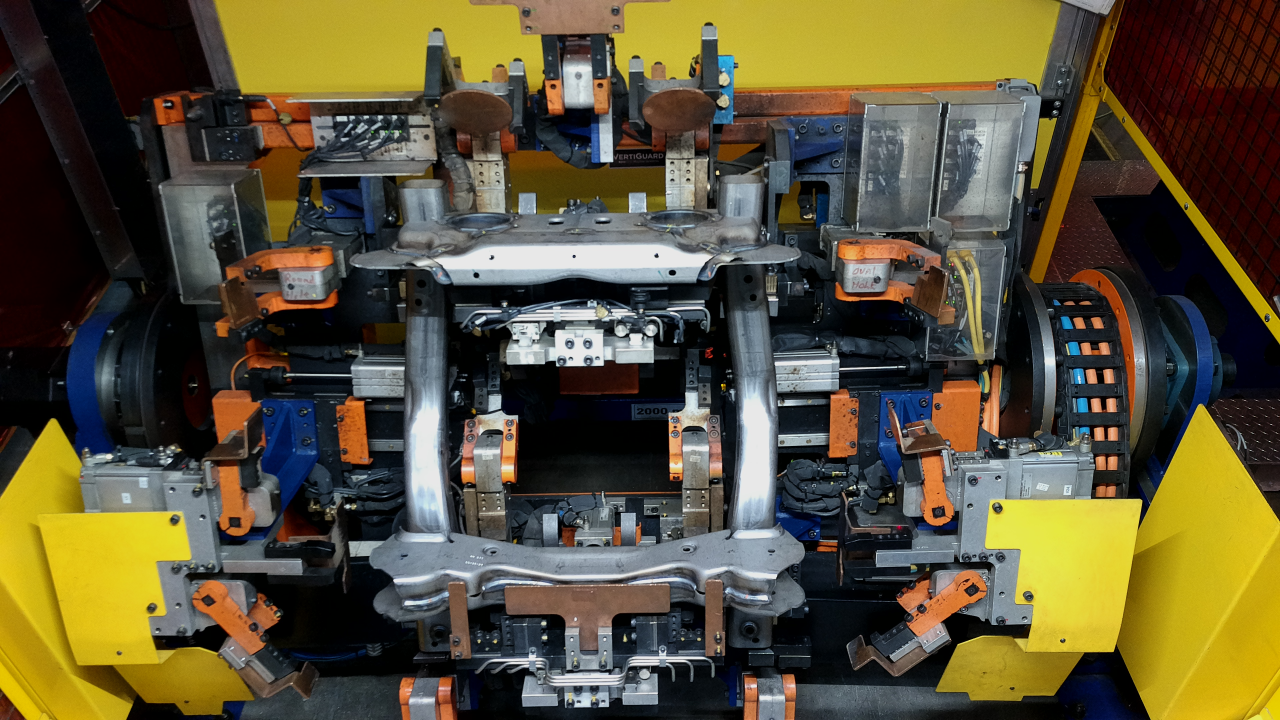
#> input picture Object_Detection/Photos/Refs/left1.jpg, 3840 x 2160 px, found by its file name (shown at 1/3 size); its folder holds only this picture in this run
$ python try.py
#> lines starting #> are read from the running program, lines starting #| are printed output that depends on the picture
#> further down, std is the input picture: shape (2160, 3840, 3); mean B, G, R 55.4, 82.3, 90.3
import cv2 as cv
import numpy as np
import os

refDir = "Object_Detection\Photos\Refs"
colDir = "Object_Detection\Photos\Col"
maskDir = "Object_Detection\Photos\Masks"

def fillByLine(img, direction):
  if direction == "H":
    for row in range(img.shape[0]):
      start, stop = 0, 0
      for col in range(img.shape[1]):
        if img[row,col] != 0 and start == 0:
          start = col, row
        if img[row ,col] != 0:
          stop = col, row

        if start != 0 and np.abs(start[0]-stop[0]) <= 100: #MAX AMOUNT TO FILL
            cv.line(img, start, stop, 255, 1)
            start=stop
        elif start!= 0 and np.abs(start[0]-stop[0]) > 100:
          start=stop

  if direction == "V":
    for col in range(img.shape[1]):
      start, stop = 0, 0
      for row in range(img.shape[0]):
        if img[row,col] != 0 and start == 0:
          start = col, row
        if img[row ,col] != 0:
          stop = col, row

        if start != 0 and np.abs(start[1]-stop[1]) <= 100: #MAX AMOUNT TO FILL
            cv.line(img, start, stop, 255, 1)
            start=stop
        elif start!= 0 and np.abs(start[1]-stop[1]) > 100:
          start=stop

  return img

def floodFill(imgThresh):
  fillMask = imgThresh.copy()
  height, width = imgThresh.shape[:2]
  mask = np.zeros((height+2,width+2),np.uint8)
  cv.floodFill(fillMask, mask,(0,0),(255,255,255))
  fillMask = cv.bitwise_not(fillMask)

  return cv.add(imgThresh, fillMask)

def createMask(std, col):
    ref = cv.cvtColor(std, cv.COLOR_BGR2GRAY)
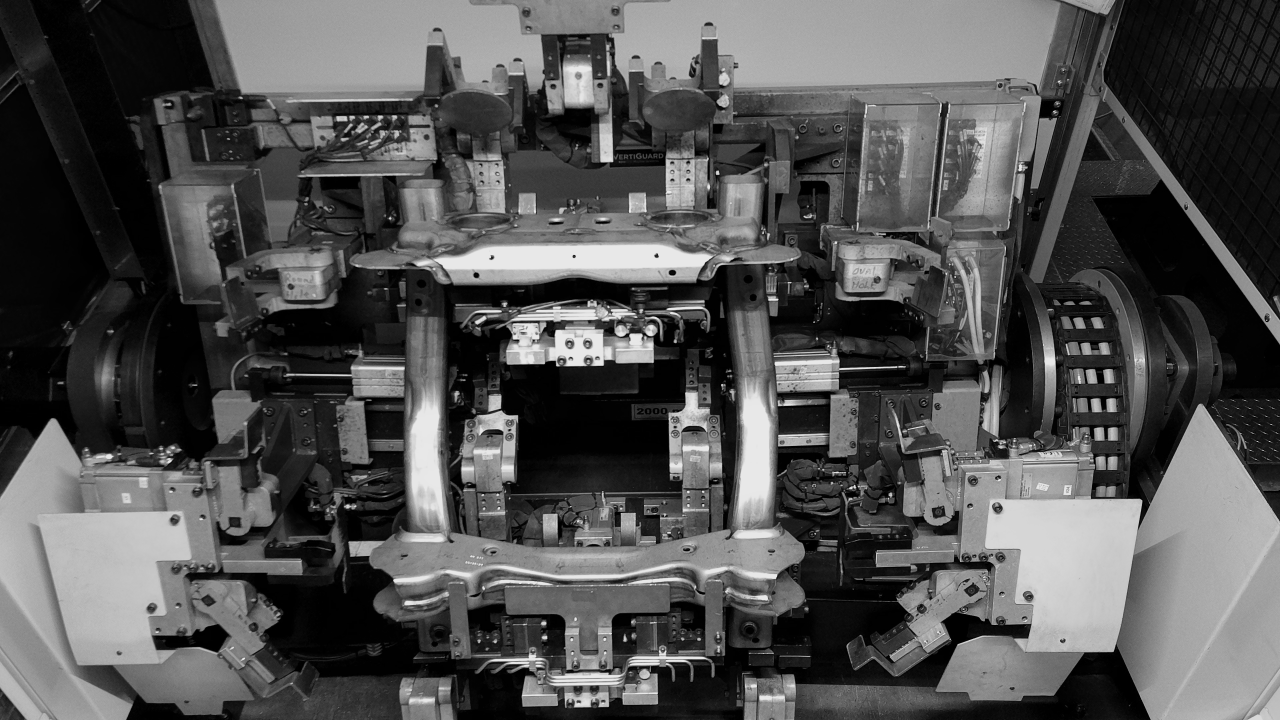
#> ref: shape (2160, 3840) (shown at 1/3 size); min 0, max 239, mean 81.7
    ref = np.zeros(ref.shape[:2], dtype = np.uint8)

    #Image subtraction
    diff = cv.subtract(std, col)
#> diff: shape (2160, 3840, 3); every value is 0

    #Denoising
    denoise = np.float32(diff) / 255.0
#> denoise: shape (2160, 3840, 3) float32; every value is 0
    kernel_size = 3
    blur = cv.GaussianBlur(denoise, (kernel_size, kernel_size),0)
    denoise = np.uint8(blur * 255)

    #Convert to gray
    gray = cv.cvtColor(denoise, cv.COLOR_BGR2GRAY)
#> gray: shape (2160, 3840); every value is 0

    #Convert to binary
    kernel = np.ones((7, 7), np.uint8)

    opening = cv.morphologyEx(gray, cv.MORPH_OPEN, kernel)
    __, binary = cv.threshold(opening, 0, 255, cv.THRESH_TRIANGLE)

    #Finding Contours
    contours, hierarchy = cv.findContours(binary, cv.RETR_EXTERNAL, cv.CHAIN_APPROX_SIMPLE)
#> contours = []
    contours = sorted(contours, key=cv.contourArea, reverse=True)
#> (the run stopped early here; a loop or call above may not have finished)
